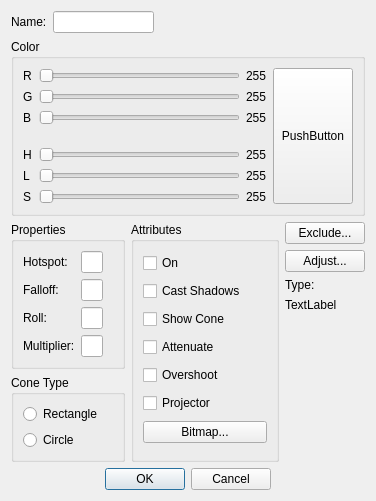
<?xml version="1.0" encoding="UTF-8"?>
<ui version="4.0">
 <class>SpotLightDefinitionDialog</class>
 <widget class="QDialog" name="SpotLightDefinitionDialog">
  <property name="geometry">
   <rect>
    <x>0</x>
    <y>0</y>
    <width>364</width>
    <height>485</height>
   </rect>
  </property>
  <property name="windowTitle">
   <string>Spotlight Definition</string>
  </property>
  <layout class="QGridLayout" name="gridLayout_3">
   <item row="0" column="0" colspan="3">
    <layout class="QHBoxLayout" name="nameHorizontalLayout">
     <item>
      <widget class="QLabel" name="nameLabel">
       <property name="sizePolicy">
        <sizepolicy hsizetype="Minimum" vsizetype="Preferred">
         <horstretch>0</horstretch>
         <verstretch>0</verstretch>
        </sizepolicy>
       </property>
       <property name="text">
        <string>Name:</string>
       </property>
      </widget>
     </item>
     <item>
      <widget class="QLineEdit" name="nameLineEdit"/>
     </item>
     <item>
      <spacer name="nameHorizontalSpacer">
       <property name="orientation">
        <enum>Qt::Horizontal</enum>
       </property>
       <property name="sizeHint" stdset="0">
        <size>
         <width>218</width>
         <height>21</height>
        </size>
       </property>
      </spacer>
     </item>
    </layout>
   </item>
   <item row="1" column="0" colspan="3">
    <widget class="QGroupBox" name="colorGroupBox">
     <property name="title">
      <string>Color</string>
     </property>
     <layout class="QGridLayout" name="gridLayout">
      <item row="0" column="0">
       <widget class="QLabel" name="rLabel">
        <property name="sizePolicy">
         <sizepolicy hsizetype="Minimum" vsizetype="Preferred">
          <horstretch>0</horstretch>
          <verstretch>0</verstretch>
         </sizepolicy>
        </property>
        <property name="text">
         <string>R</string>
        </property>
       </widget>
      </item>
      <item row="0" column="1">
       <widget class="QSlider" name="rHorizontalSlider">
        <property name="orientation">
         <enum>Qt::Horizontal</enum>
        </property>
       </widget>
      </item>
      <item row="0" column="2">
       <widget class="QLabel" name="rValueLabel">
        <property name="sizePolicy">
         <sizepolicy hsizetype="Fixed" vsizetype="Preferred">
          <horstretch>0</horstretch>
          <verstretch>0</verstretch>
         </sizepolicy>
        </property>
        <property name="text">
         <string>255</string>
        </property>
       </widget>
      </item>
      <item row="0" column="3" rowspan="7">
       <widget class="QPushButton" name="colorPushButton">
        <property name="sizePolicy">
         <sizepolicy hsizetype="Fixed" vsizetype="Expanding">
          <horstretch>0</horstretch>
          <verstretch>0</verstretch>
         </sizepolicy>
        </property>
        <property name="text">
         <string>PushButton</string>
        </property>
       </widget>
      </item>
      <item row="1" column="0">
       <widget class="QLabel" name="gLabel">
        <property name="sizePolicy">
         <sizepolicy hsizetype="Minimum" vsizetype="Preferred">
          <horstretch>0</horstretch>
          <verstretch>0</verstretch>
         </sizepolicy>
        </property>
        <property name="text">
         <string>G</string>
        </property>
       </widget>
      </item>
      <item row="1" column="1">
       <widget class="QSlider" name="gHorizontalSlider">
        <property name="orientation">
         <enum>Qt::Horizontal</enum>
        </property>
       </widget>
      </item>
      <item row="1" column="2">
       <widget class="QLabel" name="gValueLabel">
        <property name="sizePolicy">
         <sizepolicy hsizetype="Fixed" vsizetype="Preferred">
          <horstretch>0</horstretch>
          <verstretch>0</verstretch>
         </sizepolicy>
        </property>
        <property name="text">
         <string>255</string>
        </property>
       </widget>
      </item>
      <item row="2" column="0">
       <widget class="QLabel" name="bLabel">
        <property name="sizePolicy">
         <sizepolicy hsizetype="Minimum" vsizetype="Preferred">
          <horstretch>0</horstretch>
          <verstretch>0</verstretch>
         </sizepolicy>
        </property>
        <property name="text">
         <string>B</string>
        </property>
       </widget>
      </item>
      <item row="2" column="1">
       <widget class="QSlider" name="bHorizontalSlider">
        <property name="orientation">
         <enum>Qt::Horizontal</enum>
        </property>
       </widget>
      </item>
      <item row="2" column="2">
       <widget class="QLabel" name="bValueabel">
        <property name="sizePolicy">
         <sizepolicy hsizetype="Fixed" vsizetype="Preferred">
          <horstretch>0</horstretch>
          <verstretch>0</verstretch>
         </sizepolicy>
        </property>
        <property name="text">
         <string>255</string>
        </property>
       </widget>
      </item>
      <item row="4" column="0">
       <widget class="QLabel" name="hLabel">
        <property name="sizePolicy">
         <sizepolicy hsizetype="Minimum" vsizetype="Preferred">
          <horstretch>0</horstretch>
          <verstretch>0</verstretch>
         </sizepolicy>
        </property>
        <property name="text">
         <string>H</string>
        </property>
       </widget>
      </item>
      <item row="4" column="1">
       <widget class="QSlider" name="hHorizontalSlider">
        <property name="orientation">
         <enum>Qt::Horizontal</enum>
        </property>
       </widget>
      </item>
      <item row="4" column="2">
       <widget class="QLabel" name="hValueLabel">
        <property name="sizePolicy">
         <sizepolicy hsizetype="Fixed" vsizetype="Preferred">
          <horstretch>0</horstretch>
          <verstretch>0</verstretch>
         </sizepolicy>
        </property>
        <property name="text">
         <string>255</string>
        </property>
       </widget>
      </item>
      <item row="5" column="0">
       <widget class="QLabel" name="lLabel">
        <property name="sizePolicy">
         <sizepolicy hsizetype="Minimum" vsizetype="Preferred">
          <horstretch>0</horstretch>
          <verstretch>0</verstretch>
         </sizepolicy>
        </property>
        <property name="text">
         <string>L</string>
        </property>
       </widget>
      </item>
      <item row="5" column="1">
       <widget class="QSlider" name="lHorizontalSlider">
        <property name="orientation">
         <enum>Qt::Horizontal</enum>
        </property>
       </widget>
      </item>
      <item row="5" column="2">
       <widget class="QLabel" name="lValueLabel">
        <property name="sizePolicy">
         <sizepolicy hsizetype="Fixed" vsizetype="Preferred">
          <horstretch>0</horstretch>
          <verstretch>0</verstretch>
         </sizepolicy>
        </property>
        <property name="text">
         <string>255</string>
        </property>
       </widget>
      </item>
      <item row="6" column="0">
       <widget class="QLabel" name="sLabel">
        <property name="sizePolicy">
         <sizepolicy hsizetype="Minimum" vsizetype="Preferred">
          <horstretch>0</horstretch>
          <verstretch>0</verstretch>
         </sizepolicy>
        </property>
        <property name="text">
         <string>S</string>
        </property>
       </widget>
      </item>
      <item row="6" column="1">
       <widget class="QSlider" name="sHorizontalSlider">
        <property name="orientation">
         <enum>Qt::Horizontal</enum>
        </property>
       </widget>
      </item>
      <item row="6" column="2">
       <widget class="QLabel" name="sValueLabel">
        <property name="sizePolicy">
         <sizepolicy hsizetype="Fixed" vsizetype="Preferred">
          <horstretch>0</horstretch>
          <verstretch>0</verstretch>
         </sizepolicy>
        </property>
        <property name="text">
         <string>255</string>
        </property>
       </widget>
      </item>
      <item row="3" column="1">
       <spacer name="colorVerticalSpacer">
        <property name="orientation">
         <enum>Qt::Vertical</enum>
        </property>
        <property name="sizeType">
         <enum>QSizePolicy::Fixed</enum>
        </property>
        <property name="sizeHint" stdset="0">
         <size>
          <width>20</width>
          <height>10</height>
         </size>
        </property>
       </spacer>
      </item>
     </layout>
    </widget>
   </item>
   <item row="2" column="0">
    <widget class="QGroupBox" name="propertiesGroupBox">
     <property name="title">
      <string>Properties</string>
     </property>
     <layout class="QGridLayout" name="gridLayout_2">
      <item row="0" column="0">
       <widget class="QLabel" name="hotspotLabel">
        <property name="sizePolicy">
         <sizepolicy hsizetype="Fixed" vsizetype="Preferred">
          <horstretch>0</horstretch>
          <verstretch>0</verstretch>
         </sizepolicy>
        </property>
        <property name="text">
         <string>Hotspot:</string>
        </property>
       </widget>
      </item>
      <item row="0" column="1">
       <widget class="QLineEdit" name="hotspotLineEdit">
        <property name="sizePolicy">
         <sizepolicy hsizetype="Expanding" vsizetype="Fixed">
          <horstretch>0</horstretch>
          <verstretch>0</verstretch>
         </sizepolicy>
        </property>
       </widget>
      </item>
      <item row="1" column="0">
       <widget class="QLabel" name="falloffLabel">
        <property name="sizePolicy">
         <sizepolicy hsizetype="Fixed" vsizetype="Preferred">
          <horstretch>0</horstretch>
          <verstretch>0</verstretch>
         </sizepolicy>
        </property>
        <property name="text">
         <string>Falloff:</string>
        </property>
       </widget>
      </item>
      <item row="1" column="1">
       <widget class="QLineEdit" name="falloffLineEdit"/>
      </item>
      <item row="2" column="0">
       <widget class="QLabel" name="rollLabel">
        <property name="sizePolicy">
         <sizepolicy hsizetype="Fixed" vsizetype="Preferred">
          <horstretch>0</horstretch>
          <verstretch>0</verstretch>
         </sizepolicy>
        </property>
        <property name="text">
         <string>Roll:</string>
        </property>
       </widget>
      </item>
      <item row="2" column="1">
       <widget class="QLineEdit" name="rollLineEdit"/>
      </item>
      <item row="3" column="0">
       <widget class="QLabel" name="multiplierLabel">
        <property name="sizePolicy">
         <sizepolicy hsizetype="Fixed" vsizetype="Preferred">
          <horstretch>0</horstretch>
          <verstretch>0</verstretch>
         </sizepolicy>
        </property>
        <property name="text">
         <string>Multiplier:</string>
        </property>
       </widget>
      </item>
      <item row="3" column="1">
       <widget class="QLineEdit" name="multiplierLineEdit"/>
      </item>
      <item row="0" column="2">
       <spacer name="propertiesHorizontalSpacer">
        <property name="orientation">
         <enum>Qt::Horizontal</enum>
        </property>
        <property name="sizeType">
         <enum>QSizePolicy::Fixed</enum>
        </property>
        <property name="sizeHint" stdset="0">
         <size>
          <width>10</width>
          <height>20</height>
         </size>
        </property>
       </spacer>
      </item>
     </layout>
    </widget>
   </item>
   <item row="2" column="1" rowspan="2">
    <widget class="QGroupBox" name="attributesGroupBox">
     <property name="title">
      <string>Attributes</string>
     </property>
     <layout class="QGridLayout" name="gridLayout_4">
      <item row="0" column="0">
       <widget class="QCheckBox" name="onCheckBox">
        <property name="text">
         <string>On</string>
        </property>
       </widget>
      </item>
      <item row="1" column="0">
       <widget class="QCheckBox" name="castShadowsCheckBox">
        <property name="text">
         <string>Cast Shadows</string>
        </property>
       </widget>
      </item>
      <item row="2" column="0">
       <widget class="QCheckBox" name="showConeCheckBox">
        <property name="text">
         <string>Show Cone</string>
        </property>
       </widget>
      </item>
      <item row="3" column="0">
       <widget class="QCheckBox" name="attenuateCheckBox">
        <property name="text">
         <string>Attenuate</string>
        </property>
       </widget>
      </item>
      <item row="4" column="0">
       <widget class="QCheckBox" name="overshootCheckBox">
        <property name="text">
         <string>Overshoot</string>
        </property>
       </widget>
      </item>
      <item row="5" column="0">
       <widget class="QCheckBox" name="projectorCheckBox">
        <property name="text">
         <string>Projector</string>
        </property>
       </widget>
      </item>
      <item row="6" column="0" colspan="2">
       <widget class="QPushButton" name="bitmapPushButton">
        <property name="text">
         <string>Bitmap...</string>
        </property>
       </widget>
      </item>
      <item row="0" column="1">
       <spacer name="attributesHorizontalSpacer">
        <property name="orientation">
         <enum>Qt::Horizontal</enum>
        </property>
        <property name="sizeType">
         <enum>QSizePolicy::Fixed</enum>
        </property>
        <property name="sizeHint" stdset="0">
         <size>
          <width>15</width>
          <height>20</height>
         </size>
        </property>
       </spacer>
      </item>
     </layout>
    </widget>
   </item>
   <item row="2" column="2" rowspan="2">
    <layout class="QVBoxLayout" name="excludeAdjustTypeVerticalLayout">
     <item>
      <widget class="QPushButton" name="excludePushButton">
       <property name="text">
        <string>Exclude...</string>
       </property>
      </widget>
     </item>
     <item>
      <widget class="QPushButton" name="adjustPushButton">
       <property name="text">
        <string>Adjust...</string>
       </property>
      </widget>
     </item>
     <item>
      <widget class="QLabel" name="typeLabel">
       <property name="sizePolicy">
        <sizepolicy hsizetype="Fixed" vsizetype="Preferred">
         <horstretch>0</horstretch>
         <verstretch>0</verstretch>
        </sizepolicy>
       </property>
       <property name="text">
        <string>Type:</string>
       </property>
      </widget>
     </item>
     <item>
      <widget class="QLabel" name="typeValueLabel">
       <property name="text">
        <string>TextLabel</string>
       </property>
      </widget>
     </item>
     <item>
      <spacer name="typeVerticalSpacer">
       <property name="orientation">
        <enum>Qt::Vertical</enum>
       </property>
       <property name="sizeHint" stdset="0">
        <size>
         <width>20</width>
         <height>128</height>
        </size>
       </property>
      </spacer>
     </item>
    </layout>
   </item>
   <item row="3" column="0">
    <widget class="QGroupBox" name="coneTypeGroupBox">
     <property name="title">
      <string>Cone Type</string>
     </property>
     <layout class="QGridLayout" name="gridLayout_5">
      <item row="0" column="0">
       <widget class="QRadioButton" name="rectangleRadioButton">
        <property name="text">
         <string>Rectangle</string>
        </property>
       </widget>
      </item>
      <item row="1" column="0">
       <widget class="QRadioButton" name="circleRadioButton">
        <property name="text">
         <string>Circle</string>
        </property>
       </widget>
      </item>
     </layout>
    </widget>
   </item>
   <item row="4" column="0" colspan="3">
    <layout class="QHBoxLayout" name="okCancelHorizontalLayout">
     <item>
      <spacer name="okCancelLeftHorizontalSpacer">
       <property name="orientation">
        <enum>Qt::Horizontal</enum>
       </property>
       <property name="sizeHint" stdset="0">
        <size>
         <width>118</width>
         <height>20</height>
        </size>
       </property>
      </spacer>
     </item>
     <item>
      <widget class="QDialogButtonBox" name="okCancelButtonBox">
       <property name="orientation">
        <enum>Qt::Horizontal</enum>
       </property>
       <property name="standardButtons">
        <set>QDialogButtonBox::Cancel|QDialogButtonBox::Ok</set>
       </property>
      </widget>
     </item>
     <item>
      <spacer name="okCancelRightHorizontalSpacer">
       <property name="orientation">
        <enum>Qt::Horizontal</enum>
       </property>
       <property name="sizeHint" stdset="0">
        <size>
         <width>118</width>
         <height>20</height>
        </size>
       </property>
      </spacer>
     </item>
    </layout>
   </item>
  </layout>
 </widget>
 <tabstops>
  <tabstop>nameLineEdit</tabstop>
  <tabstop>rHorizontalSlider</tabstop>
  <tabstop>gHorizontalSlider</tabstop>
  <tabstop>bHorizontalSlider</tabstop>
  <tabstop>hHorizontalSlider</tabstop>
  <tabstop>lHorizontalSlider</tabstop>
  <tabstop>sHorizontalSlider</tabstop>
  <tabstop>hotspotLineEdit</tabstop>
  <tabstop>falloffLineEdit</tabstop>
  <tabstop>rollLineEdit</tabstop>
  <tabstop>multiplierLineEdit</tabstop>
  <tabstop>rectangleRadioButton</tabstop>
  <tabstop>circleRadioButton</tabstop>
  <tabstop>onCheckBox</tabstop>
  <tabstop>castShadowsCheckBox</tabstop>
  <tabstop>showConeCheckBox</tabstop>
  <tabstop>attenuateCheckBox</tabstop>
  <tabstop>overshootCheckBox</tabstop>
  <tabstop>projectorCheckBox</tabstop>
  <tabstop>bitmapPushButton</tabstop>
  <tabstop>excludePushButton</tabstop>
  <tabstop>adjustPushButton</tabstop>
  <tabstop>okCancelButtonBox</tabstop>
  <tabstop>colorPushButton</tabstop>
 </tabstops>
 <resources/>
 <connections>
  <connection>
   <sender>okCancelButtonBox</sender>
   <signal>accepted()</signal>
   <receiver>SpotLightDefinitionDialog</receiver>
   <slot>accept()</slot>
   <hints>
    <hint type="sourcelabel">
     <x>248</x>
     <y>254</y>
    </hint>
    <hint type="destinationlabel">
     <x>157</x>
     <y>274</y>
    </hint>
   </hints>
  </connection>
  <connection>
   <sender>okCancelButtonBox</sender>
   <signal>rejected()</signal>
   <receiver>SpotLightDefinitionDialog</receiver>
   <slot>reject()</slot>
   <hints>
    <hint type="sourcelabel">
     <x>316</x>
     <y>260</y>
    </hint>
    <hint type="destinationlabel">
     <x>286</x>
     <y>274</y>
    </hint>
   </hints>
  </connection>
 </connections>
</ui>
